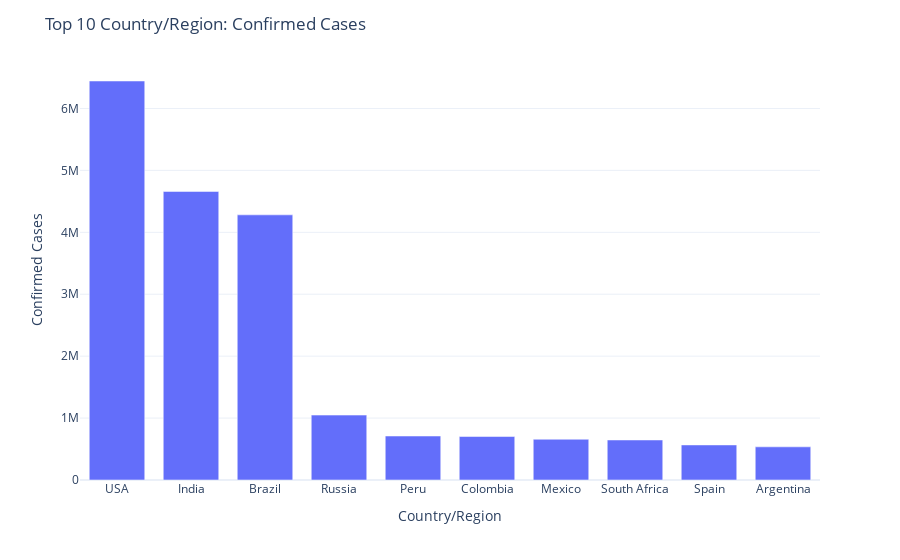

Notebook code for this chart:
### Markdown cell above
Using **Plotly** to map the top 10 countries with the **HIGHEST CONFIRMED CASES**

### Code cell
# Using Plotly
fig = px.bar(top10_country,
             x = 'Country/Region',
             y = 'Confirmed Cases',
             #text = 'Confirmed Cases',  
             hover_name = 'Country/Region',
             hover_data = ['Confirmed Cases'])

# Adding title to the plot
fig.update_layout(title = 'Top 10 Country/Region: Confirmed Cases',
                 xaxis_tickfont_size=12,
                 yaxis_tickfont_size=12,
                 bargap=0.25)
fig.show()

### Figure 1 — Plotly figure (JSON) as saved in the notebook; plotly's stock layout.template omitted (floating-point values rounded to 4 significant figures)
{"data": [{"alignmentgroup": "True", "customdata": [[6443743], [4659984], [4282164], [1048257], [710067], [702088], [658299], [646398], [566326], [535705]], "hovertemplate": "<b>%{hovertext}</b><br><br>Country/Region=%{x}<br>Confirmed Cases=%{customdata[0]}<extra></extra>", "hovertext": ["USA", "India", "Brazil", "Russia", "Peru", "Colombia", "Mexico", "South Africa", "Spain", "Argentina"], "legendgroup": "", "marker": {"color": "#636efa"}, "name": "", "offsetgroup": "", "orientation": "v", "showlegend": false, "textposition": "auto", "type": "bar", "x": ["USA", "India", "Brazil", "Russia", "Peru", "Colombia", "Mexico", "South Africa", "Spain", "Argentina"], "xaxis": "x", "y": [6443743, 4659984, 4282164, 1048257, 710067, 702088, 658299, 646398, 566326, 535705], "yaxis": "y"}], "layout": {"bargap": 0.25, "barmode": "relative", "legend": {"tracegroupgap": 0}, "margin": {"t": 60}, "title": {"text": "Top 10 Country/Region: Confirmed Cases"}, "xaxis": {"anchor": "y", "domain": [0, 1], "tickfont": {"size": 12}, "title": {"text": "Country/Region"}}, "yaxis": {"anchor": "x", "domain": [0, 1], "tickfont": {"size": 12}, "title": {"text": "Confirmed Cases"}}}}
